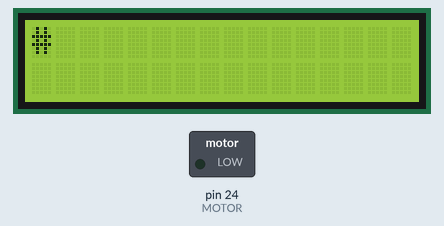
Recording of a sketch running on a simulated Arduino Mega 2560, built with avr-gcc and run on an emulated ATmega2560. On the bench: 16×2 character LCD, switched loads named in the sketch (green lamp = pin HIGH).

Above: at 17.7 s.
At 19.2 s:
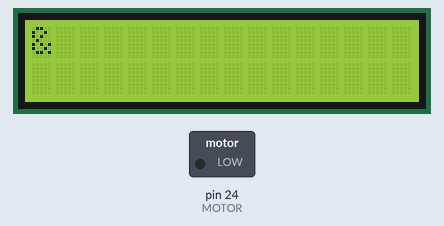
At 21.7 s:
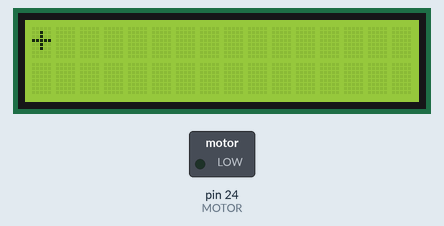
At 28.7 s:
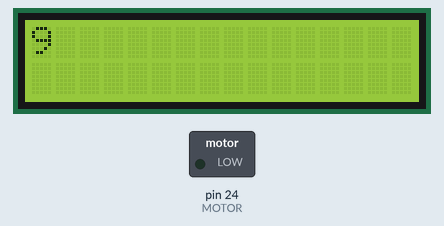
At 33.7 s:
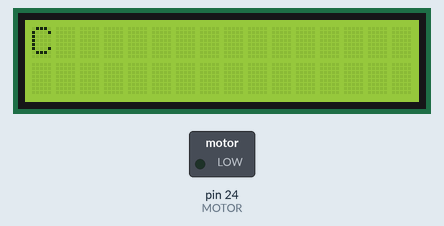
At 39.3 s:
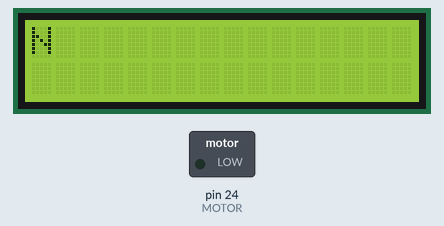

Measured:
- what the display in image 0 shows lasts 0.5 s, from 17.6 s to 18.1 s

The sketch:

MotorDCLcd.ino
```cpp
#include <LiquidCrystal_I2C.h>;
#include <analogWrite.h>;
LiquidCrystal_I2C lcd(0x27,16,2);
int MOTOR = 24;
int i;
void setup() {
  pinMode(MOTOR,OUTPUT);
  analogWrite(MOTOR,0);
  lcd.init();
  lcd.backlight();
}
void loop() {
  for(i=0; i<=255; i++){
    analogWrite(MOTOR,i);
    lcd.setCursor(0,0);
    lcd.write(i);
    delay(500);
  }
  for(i=255; i<=0; i--){
    analogWrite(MOTOR,i);
    lcd.setCursor(0,0);
    lcd.write(i);
    delay(500);
  }
}
```
